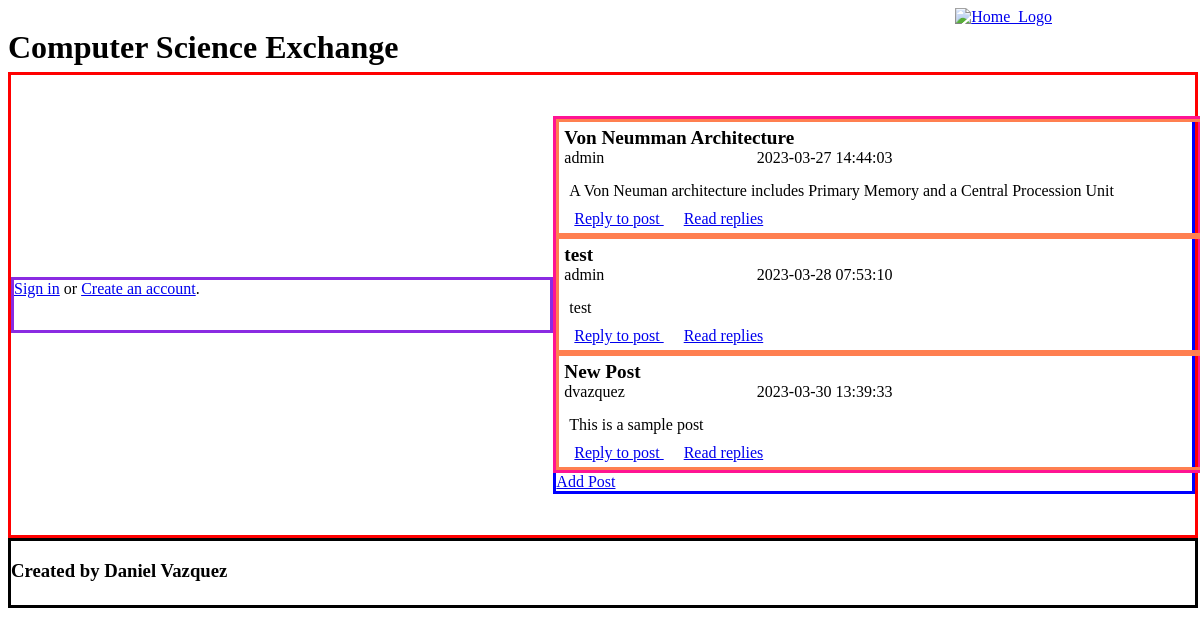
Page /topics.php?id=1 on the committed database.
### tables this page shows
CREATE TABLE IF NOT EXISTS `topics` (
  `id` int(11) NOT NULL AUTO_INCREMENT,
  `category_id` int(11) NOT NULL,
  `user_id` int(11) NOT NULL,
  `title` varchar(200) NOT NULL,
  `body` text NOT NULL,
  `last_activity` datetime NOT NULL,
  `create_date` timestamp NOT NULL DEFAULT CURRENT_TIMESTAMP,
  PRIMARY KEY (`id`),
  KEY `category_id` (`category_id`),
  KEY `user_id` (`user_id`)
);

CREATE TABLE IF NOT EXISTS `users` (
  `id` int(11) NOT NULL AUTO_INCREMENT,
  `username` varchar(50) NOT NULL,
  `password` varchar(50) NOT NULL,
  `gender` varchar(10) NOT NULL,
  `dob` datetime NOT NULL,
  `type` varchar(10) NOT NULL,
  PRIMARY KEY (`id`)
);

### topics.php (the view, shortened to what this page needs)
<?php
include 'dbconfig.php';
include 'header.php';
$sql = "SELECT
    topics.id as id,
    category_id,
    user_id,
    users.username as username,
    title,
    body,
    create_date
FROM
    topics
LEFT JOIN
    users
ON
    topics.user_id = users.id
WHERE
    category_id = " . $mysqli -> real_escape_string($_GET['id']);
$result = $mysqli->query($sql);
?>
<div class="messages">
<?php
if (!$result) {
    echo 'The topics could not be displayed, please try again later.';
} else {
    if ($result->num_rows == 0) {
        echo 'No topics posted yet.';
    } else {
        while ($row = $result->fetch_assoc()) {
            ?>
            <div class="message">
                <div class="msg_head">
                    <div class="msg_title"><?php echo $row['title'] ?></div>
                    <div class="msg_author"><?php echo $row['username'] ?></div>
                    <div class="msg_date"><?php echo $row['create_date'] ?></div>
                </div>
                <div class="msg_body">
                    <?php echo $row['body'] ?>
                </div>
                <div class="msg_links">
                    <a href="reply.php?topic_id=<?php echo $row['id'] ?>"> Reply to post </a> <a href="replies.php?topic_id=<?php echo $row['id'] ?>"> Read replies </a>
                </div>
            </div>
<?php
        }
    }
}
?>
</div>
<div class="panel">
    <a href="add_post.php?category_id=<?php echo $_GET['id'];?>">Add Post</a>
</div>
<?php
include 'footer.php';
?>

### css/style.css (style rules this page uses)
body { font-family: "Gill Sans MT"; font-size: medium; }
.panel { border: solid; border-color: blue; }
.messages { border: solid; border-color: deeppink; display: block; float: left; width: 100% }
.message { border: solid; border-color: coral; display: block; float: left; width: 100%; }
.msg_head { margin: 5px; display: block; float: left; width: 100%; }
.msg_title { font-weight: bold; font-size: larger; width: 100%; }
.msg_author { width: 30%; float: left; }
.msg_date { width: 30%; float:left; }
.msg_body { margin: 10px; float: left; width: 100%; }
.msg_links { margin: 5px; }
.msg_links a { margin: 10px; }

### rows in the picture
topics: title "Von Neumman Architecture", user.username "admin", create_date "2023-03-27 14:44:03", body "A Von Neuman architecture includes Primary Memory and a Central Procession Unit"
topics: title "test", user.username "admin", create_date "2023-03-28 07:53:10", body "test"
topics: title "New Post", user.username "dvazquez", create_date "2023-03-30 13:39:33", body "This is a sample post"
